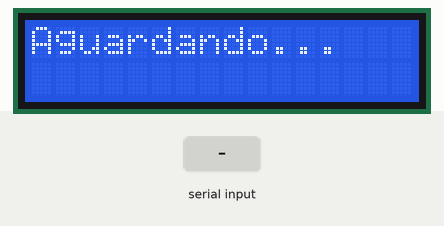
A sketch run on a simulated Arduino Uno, built with avr-gcc and run on an emulated ATmega328P. Shown: 16×2 character LCD. Inputs (shaded band) come from the test bench.

Above: at 1.2 s.
1.3 s: "1\n" received over Serial
At 1.6 s:
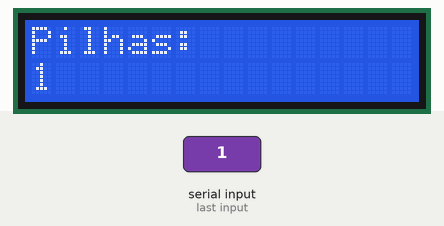
2.8 s: "0\n" received over Serial
At 3.9 s:
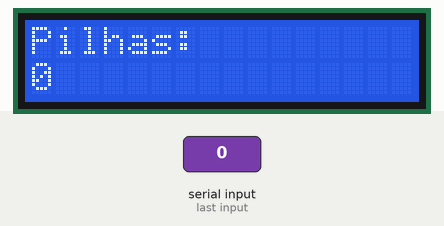
4.3 s: "2\n" received over Serial
At 5.1 s:
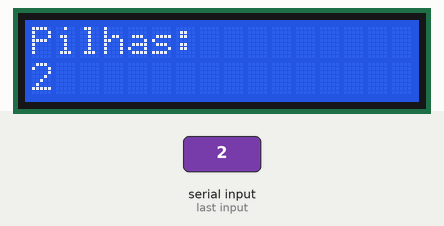
Timing chart, 0 to 7.3 s (numbered marks = the images above; inputs shaded):
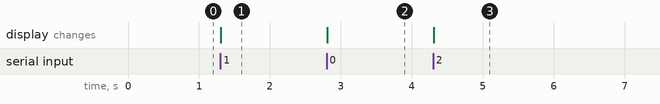

Measured:
- after the input at 1.3 s, the display: changes at once (image 1)
- after the input at 2.8 s, the display: changes at once (image 2)
- after the input at 4.3 s, the display: changes at once (image 3)

The sketch:

codigo_arduino.ino
```cpp
#include <LiquidCrystal.h>

LiquidCrystal lcd(12, 13, 7, 6, 5, 4);

String ultimoTexto = "";

void setup() {
  lcd.begin(16, 2);
  Serial.begin(9600);
  lcd.clear();
  lcd.setCursor(0, 0);
  lcd.print("Aguardando...");
}

void loop() {
  if (Serial.available() > 0) {
    String texto = Serial.readStringUntil('\n');
    texto.trim();

    if (texto.length() > 0 && texto != ultimoTexto) {
      lcd.clear();
      lcd.setCursor(0, 0);
      lcd.print("Pilhas:");
      lcd.setCursor(0, 1);
      lcd.print(texto);
      ultimoTexto = texto;
    }
  }
}
```
